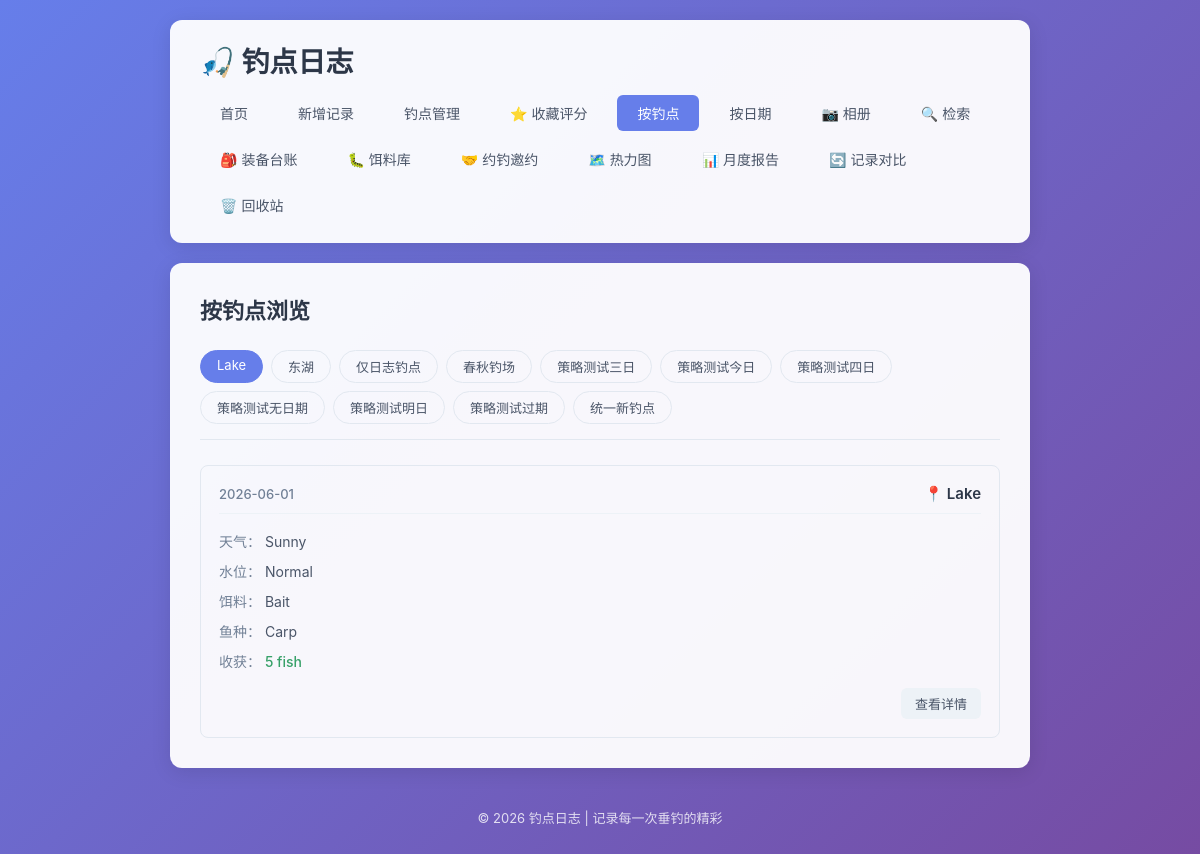
/by-spot, run on the app's committed database.
### tables this page shows
CREATE TABLE fishing_logs (
            id INTEGER PRIMARY KEY AUTOINCREMENT,
            spot TEXT NOT NULL,
            weather TEXT NOT NULL,
            water_level TEXT NOT NULL,
            bait TEXT NOT NULL,
            fish_species TEXT NOT NULL,
            harvest TEXT NOT NULL,
            next_strategy TEXT,
            created_at DATE NOT NULL
        , temperature TEXT, humidity TEXT, wind TEXT, deleted_at TIMESTAMP, next_strategy_date DATE);

### app.py (the view)
@app.route('/by-spot')
def by_spot():
    conn = get_db()
    spots = conn.execute('SELECT DISTINCT spot FROM fishing_logs WHERE deleted_at IS NULL ORDER BY spot').fetchall()
    spot_list = [row['spot'] for row in spots]
    selected_spot = request.args.get('spot', spot_list[0] if spot_list else None)
    logs = []
    log_photos_dict = {}
    if selected_spot:
        log_rows = conn.execute(
            'SELECT * FROM fishing_logs WHERE spot = ? AND deleted_at IS NULL ORDER BY created_at DESC, id DESC',
            (selected_spot,)
        ).fetchall()
        logs = [dict(row) for row in log_rows]
        log_ids = [log['id'] for log in logs]
        if log_ids:
            placeholders = ','.join('?' * len(log_ids))
            photo_rows = conn.execute(
                f'SELECT * FROM log_photos WHERE log_id IN ({placeholders}) ORDER BY log_id, sort_order, id',
                log_ids
            ).fetchall()
            for photo in photo_rows:
                p = dict(photo)
                p['url'] = f'/static/uploads/{p["filename"]}'
                if p['log_id'] not in log_photos_dict:
                    log_photos_dict[p['log_id']] = []
                log_photos_dict[p['log_id']].append(p)
        for log in logs:
            log['photos'] = log_photos_dict.get(log['id'], [])
            log['photo_count'] = len(log['photos'])
    conn.close()
    return render_template('by_spot.html', spot_list=spot_list, selected_spot=selected_spot, logs=logs)

### app.py (called while the page is built)
def get_db():
    conn = sqlite3.connect(DB_PATH)
    conn.row_factory = sqlite3.Row
    return conn

### templates/by_spot.html (shortened to what this page needs)
{% extends 'base.html' %}
{% block content %}
    <div class="page-header">
        <h2>按钓点浏览</h2>
    </div>
    {% if spot_list %}
        <div class="filter-bar">
            {% for spot in spot_list %}
                <a href="{{ url_for('by_spot', spot=spot) }}"
                   class="filter-btn {% if spot == selected_spot %}active{% endif %}">
                    {{ spot }}
                </a>
            {% endfor %}
        </div>
        {% if logs %}
            <div class="log-list">
                {% for log in logs %}
                    <div class="log-card">
                        <div class="log-header">
                            <span class="log-date">{{ log['created_at'] }}</span>
                            <span class="log-spot">📍 {{ log['spot'] }}</span>
                        </div>
                        <div class="log-body">
                            <div class="log-row">
                                <span class="label">天气：</span>
                                <span>{{ log['weather'] }}</span>
                            </div>
                            <div class="log-row">
                                <span class="label">水位：</span>
                                <span>{{ log['water_level'] }}</span>
                            </div>
                            <div class="log-row">
                                <span class="label">饵料：</span>
                                <span>{{ log['bait'] }}</span>
                            </div>
                            <div class="log-row">
                                <span class="label">鱼种：</span>
                                <span>{{ log['fish_species'] }}</span>
                            </div>
                            <div class="log-row">
                                <span class="label">收获：</span>
                                <span class="harvest">{{ log['harvest'] }}</span>
                            </div>
                        </div>
                        <div class="log-footer">
                            <a href="{{ url_for('log_detail', log_id=log['id']) }}" class="btn btn-small">查看详情</a>
                        </div>
                    </div>
                {% endfor %}
            </div>
        {% else %}
            <div class="empty-state">
                <p>该钓点暂无记录</p>
            </div>
        {% endif %}
    {% else %}
        <div class="empty-state">
            <p>还没有任何钓点记录</p>
            <a href="{{ url_for('add_log') }}" class="btn btn-primary">+ 新增记录</a>
        </div>
    {% endif %}
{% endblock %}

### data on the page
fishing_logs: spot "仅日志钓点"
fishing_logs: spot "策略测试三日"
fishing_logs: spot "策略测试今日"
fishing_logs: spot "策略测试四日"
fishing_logs: spot "策略测试无日期"
fishing_logs: spot "策略测试明日"
fishing_logs: spot "策略测试过期"
fishing_logs: created_at "2026-06-01", spot "Lake", weather "Sunny", water_level "Normal", bait "Bait", fish_species "Carp", harvest "5 fish"

### other printed values
{{ spot }} "Lake" "东湖" "春秋钓场" "统一新钓点"
